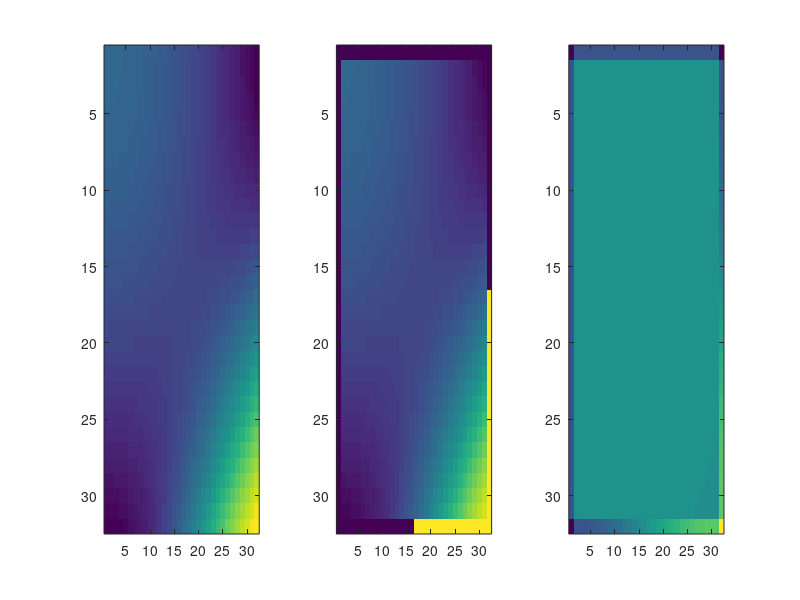

MATLAB code to generate this figure:
function[L] = getLaplacian(n,h)
%[L] = getLaplacian(n,h)
%
if nargin==0
   n = [32 32];
   h = [1 1]./n;
   x = h/2:h:1;
   [X,Y] = ndgrid(x);
   
   u    = cos(pi*X(:).*Y(:));
   Lapu = -pi^2*(X(:).^2+Y(:).^2).*u;
   
   Lap = feval(mfilename,n,h);
   Laput = Lap*u;
    
  figure(1); clf;
  subplot(1,3,1);
  imagesc(reshape(Lapu,n));
  cax = caxis;
  subplot(1,3,2);
  imagesc(reshape(Laput,n));
  caxis(cax);
  subplot(1,3,3);
  imagesc(reshape(Laput-Lapu,n));
  
end

d2dx = 1/h(1)^2*spdiags(ones(n(1),1)*[1  -2  1],-1:1,n(1),n(1));
d2dy = 1/h(2)^2*spdiags(ones(n(2),1)*[1  -2  1],-1:1,n(2),n(2));

L = kron(speye(n(2)),d2dx) + kron(d2dy,speye(n(1))); 
